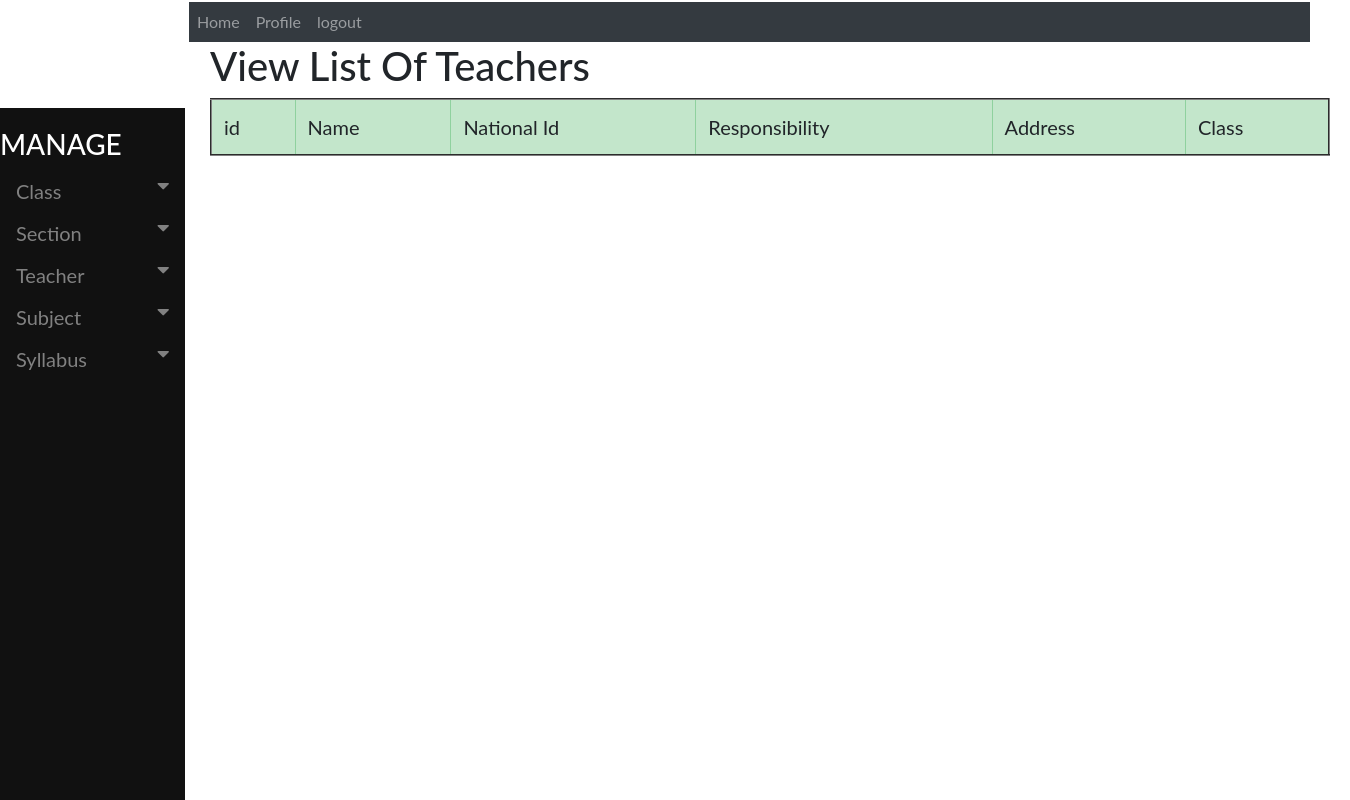
The page /accounts/viewteachers on the database as committed earlier.
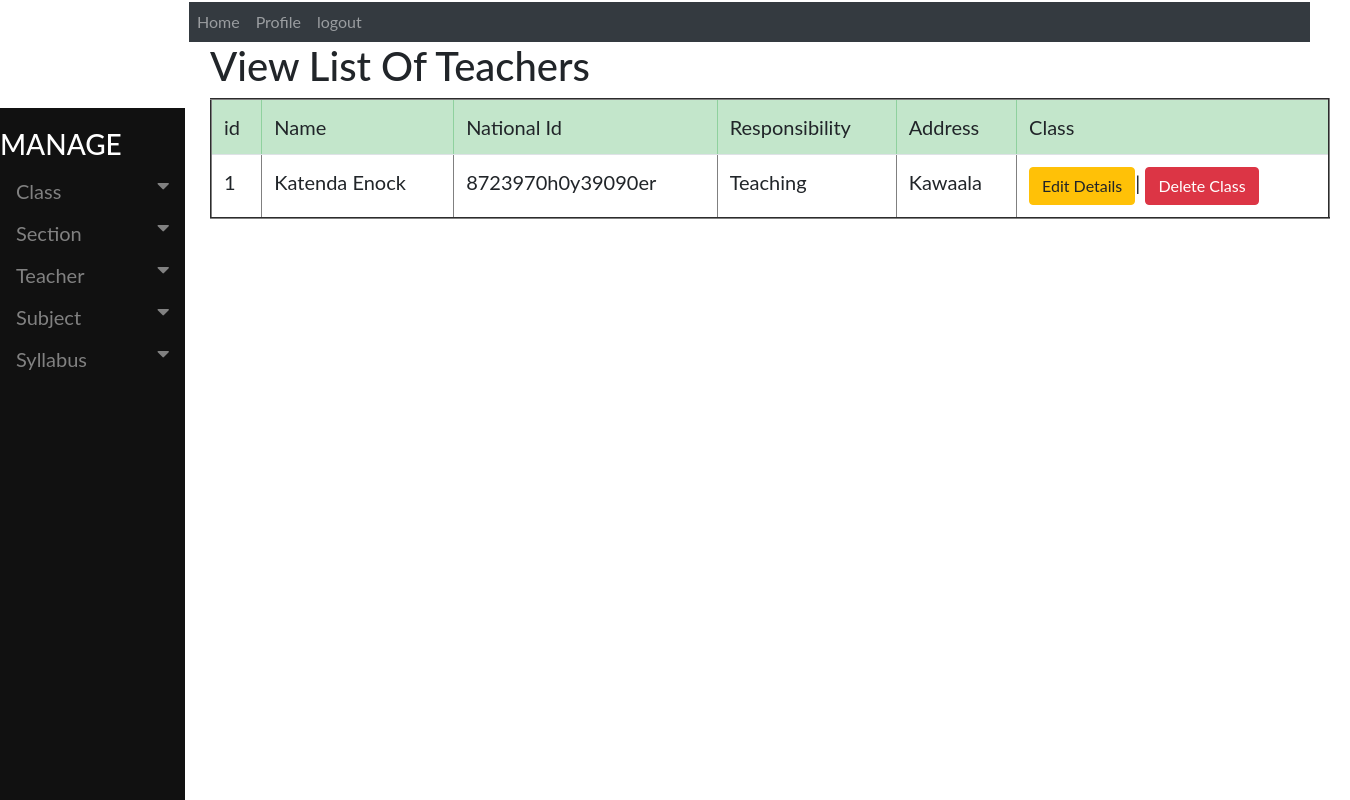
The same page on the database as committed later.
### accounts/models.py (models this page shows, shortened)
class Teacher(models.Model):
    Name = models.CharField(max_length=130)
    NationaId = models.CharField(max_length=130)
    Responsibility = models.CharField(max_length=130)
    Address = models.CharField(max_length=130)
    Username = models.CharField(max_length=130)
    Password = models.CharField(max_length=130)

### accounts/views.py (the view)
def viewteachers(request):
    all_info = Teacher.objects.all()
    context={'all_info':all_info}
    return render(request, 'accounts/viewteacher.html', context)

### accounts/templates/accounts/viewteacher.html
{% extends 'base.html' %}
{% block body %}
<div class="container" style="margin-left: 200px;font-size: 20px; padding: 0px 10px;">
<h1>View List Of Teachers</h1>
<table class="table table-hover" border="2">
   <thead class="table-success">
     <tr>
         <td>id</td>
         <td>Name</td>
         <td>National Id</td>
         <td>Responsibility</td>
         <td>Address</td>
         <td>Class</td>
     </tr>
   </thead>
   <tbody>
     {% if all_info %}
     {% for item in all_info %}
     <tr>
       <td>{{ item.id}}</td>
       <td>{{ item.Name}}</td>
       <td>{{ item.NationaId}}</td>
       <td>{{ item.Responsibility}}</td>
       <td>{{ item.Address}}</td>
       <td><a href="{% url 'editteacher' pk=item.id  %}" >
         <button class="btn btn-warning">Edit Details</button></a>|
         <a href="{% url 'deleteteacher' pk=item.id %}" >
           <button class="btn btn-danger">Delete Class</button></a>
       </td>
        {% endfor %}
     </tr>
     {% endif %}
   </tbody>
</table>
</div>
{% endblock %}

Rows that differ between the two databases and show on the page:
added Teacher: id "1", Name "Katenda Enock", NationaId "8723970h0y39090er", Responsibility "Teaching", Address "Kawaala"
